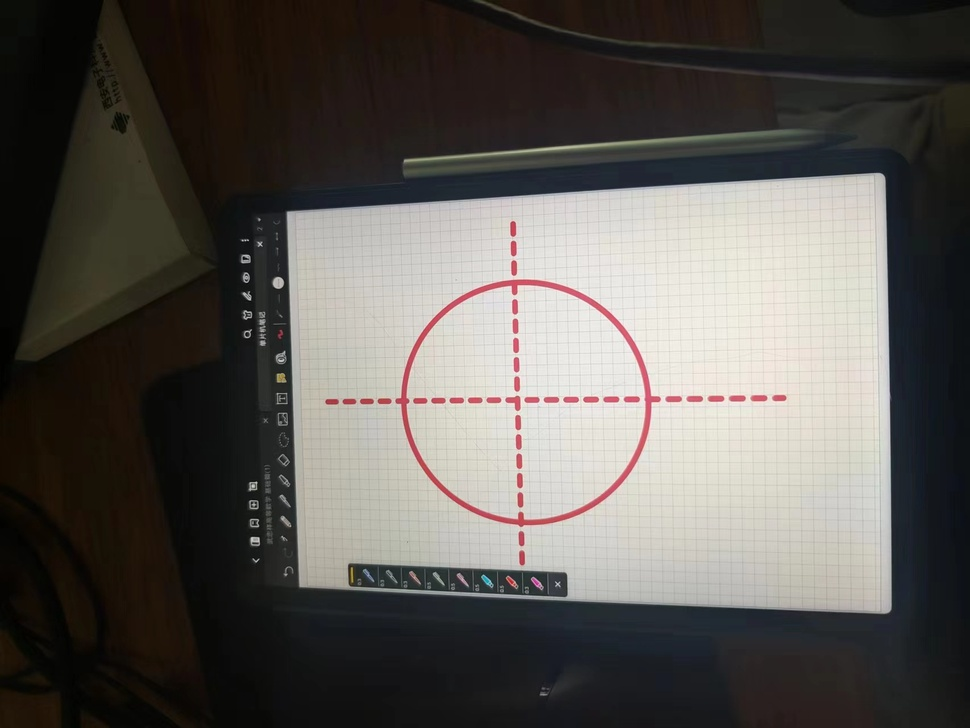
#> input picture test/default.jpeg, 970 x 728 px, shrunk from 1706 x 1280 before the run, given in place of the camera
$ python Target_Detect.py
#> lines starting #> are read from the running program, lines starting #| are printed output that depends on the picture; after the words box and inside, x2 and y2 are one past the last pixel; in counts of white or black regions, pixels touching at a corner belong together
import cv2
import numpy as np

# 创建回调函数，用于Trackbar的调整
def update_dp(x):
    pass

def update_minDist(x):
    pass

def update_param1(x):
    pass

def update_param2(x):
    pass

def update_minRadius(x):
    pass

def update_maxRadius(x):
    pass

# 打开摄像头
cap = cv2.VideoCapture(2)
cap.set(cv2.CAP_PROP_FPS, 30)

# 创建窗口
cv2.namedWindow('Target Detection')

# 创建Trackbar，用于调整靶心检测的参数
cv2.createTrackbar('dp', 'Target Detection', 1, 10, update_dp)
cv2.createTrackbar('minDist', 'Target Detection', 10, 200, update_minDist)
cv2.createTrackbar('param1', 'Target Detection', 10, 200, update_param1)
cv2.createTrackbar('param2', 'Target Detection', 10, 200, update_param2)
cv2.createTrackbar('minRadius', 'Target Detection', 1, 100, update_minRadius)
cv2.createTrackbar('maxRadius', 'Target Detection', 100, 300, update_maxRadius)

while True:
    # 读取视频帧
    ret, frame = cap.read()
#> frame is the input picture: shape (728, 970, 3); mean B, G, R 83.7, 87.9, 91.3

    # 将图像转换为灰度
    gray = cv2.cvtColor(frame, cv2.COLOR_BGR2GRAY)

    # 显示灰度图像以进行调试
    cv2.imshow('Gray Image', gray)

    # 使用Canny边缘检测进行预处理
    edges = cv2.Canny(gray, 50, 150, apertureSize=3)
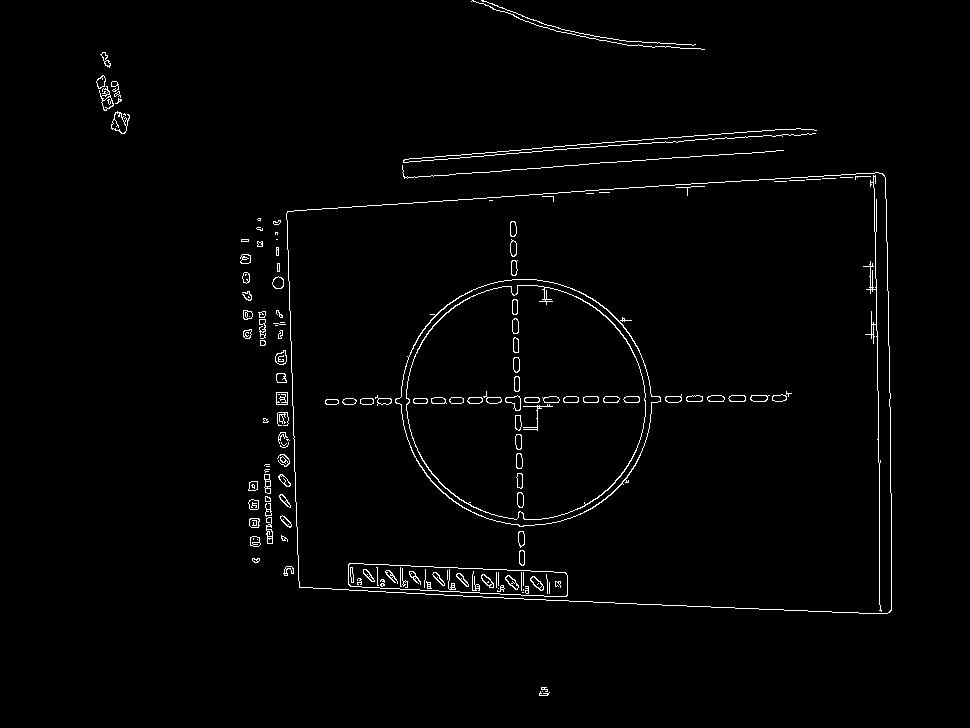
#> edges: shape (728, 970); 1.6% white in thin lines or dots, all inside (x1, y1, x2, y2) = (96, 0, 892, 696)

    # 获取Trackbar的当前值
    dp = cv2.getTrackbarPos('dp', 'Target Detection')
    minDist = cv2.getTrackbarPos('minDist', 'Target Detection')
    param1 = cv2.getTrackbarPos('param1', 'Target Detection')
    param2 = cv2.getTrackbarPos('param2', 'Target Detection')
    minRadius = cv2.getTrackbarPos('minRadius', 'Target Detection')
    maxRadius = cv2.getTrackbarPos('maxRadius', 'Target Detection')

    # 执行霍夫圆检测
    circles = cv2.HoughCircles(edges, cv2.HOUGH_GRADIENT, dp=dp, minDist=minDist, param1=param1, param2=param2, minRadius=minRadius, maxRadius=maxRadius)
#> circles = 1421 rows, first 8: [393.5, 493.5, 99.4], [422.5, 496.5, 99.4], [365.5, 494.5, 97.2], [342.5, 496.5, 93.9], [435.5, 495.5, 99.4], [472.5, 497.5, 99.4], [490.5, 498.5, 99.4], [354.5, 493.5, 97.2]

    if circles is not None:
        circles = np.uint16(np.around(circles))
#> circles = 1421 rows, first 8: [394, 494, 99], [422, 496, 99], [366, 494, 97], [342, 496, 94], [436, 496, 99], [472, 498, 99], [490, 498, 99], [354, 494, 97]
        for circle in circles[0, :]:
            # 提取圆的中心坐标和半径
            center = (circle[0], circle[1])
            radius = circle[2]
            # 绘制圆
            cv2.circle(frame, center, radius, (0, 255, 0), 2)
#> this loop made 1421 passes
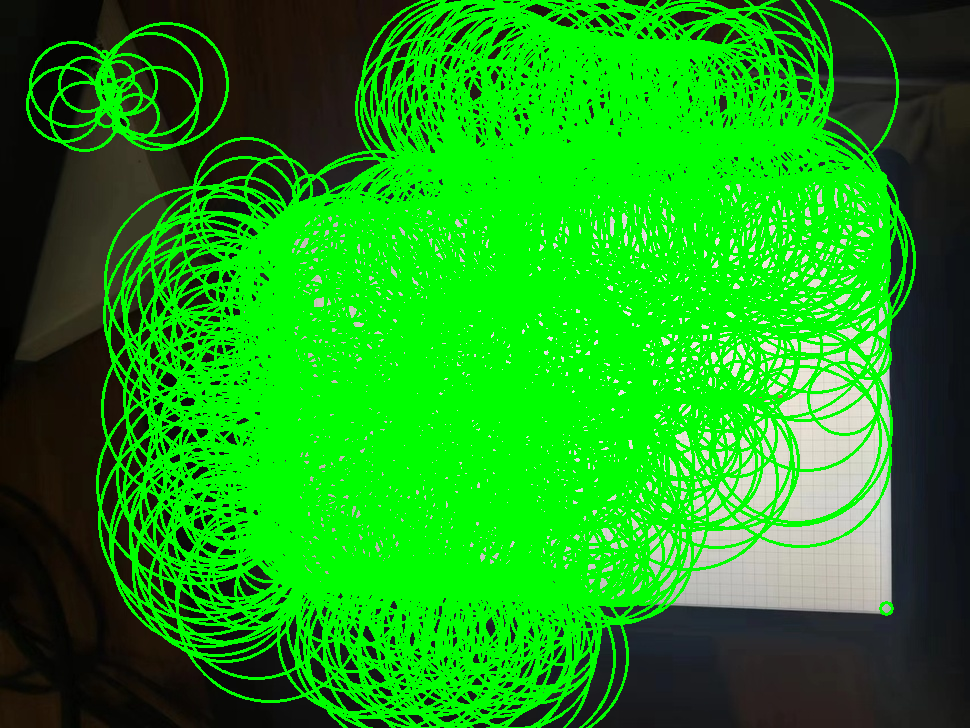
#> frame: shape (728, 970, 3); mean B, G, R 21.9, 157.8, 25.2

    # 显示结果
    cv2.imshow('Target Detection', frame)

    # 检查是否按下 'q' 键来退出循环
    if cv2.waitKey(1) & 0xFF == ord('q'):
#> (key q is pressed here)
        break

# 释放摄像头资源和关闭窗口
cap.release()
cv2.destroyAllWindows()

$ run again, on test/far.jpeg
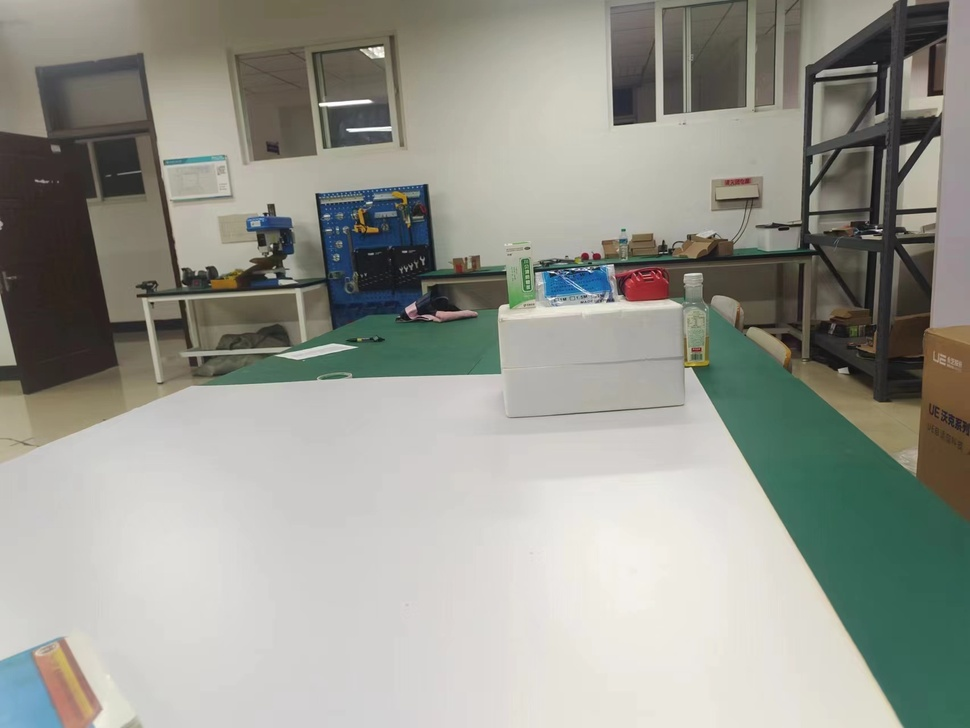
#> input picture test/far.jpeg, 970 x 728 px, shrunk from 1706 x 1280 before the run, given in place of the camera
#> frame is the input picture: shape (728, 970, 3); mean B, G, R 143.9, 152.4, 151.2
#> `edges = cv2.Canny(gray, 50, 150, apertureSize=3)`:
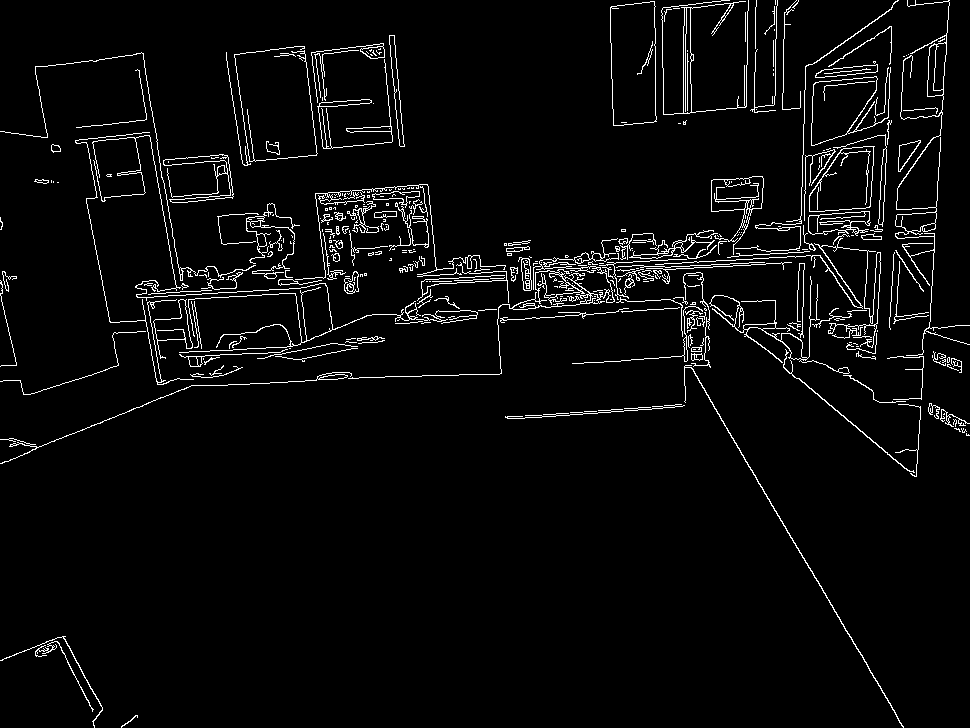
#> edges: shape (728, 970); 3.9% white in thin lines or dots
#> `circles = cv2.HoughCircles(edges, cv2.HOUGH_GRADIENT, dp=dp, minDist=m..`: circles = 2124 rows, first 8: [231.5, 255.5, 99.4], [772.5, 158.5, 99.4], [777.5, 342.5, 88.4], [258.5, 201.5, 95], [189.5, 255.5, 99.4], [785.5, 128.5, 99.4], [222.5, 306.5, 79.6], [786.5, 288.5, 93.9]
#> `circles = np.uint16(np.around(circles))`: circles = 2124 rows, first 8: [232, 256, 99], [772, 158, 99], [778, 342, 88], [258, 202, 95], [190, 256, 99], [786, 128, 99], [222, 306, 80], [786, 288, 94]
#> the loop `for circle in circles[0, :]:` made 2124 passes
#> after the loop `for circle in circles[0, :]:`:
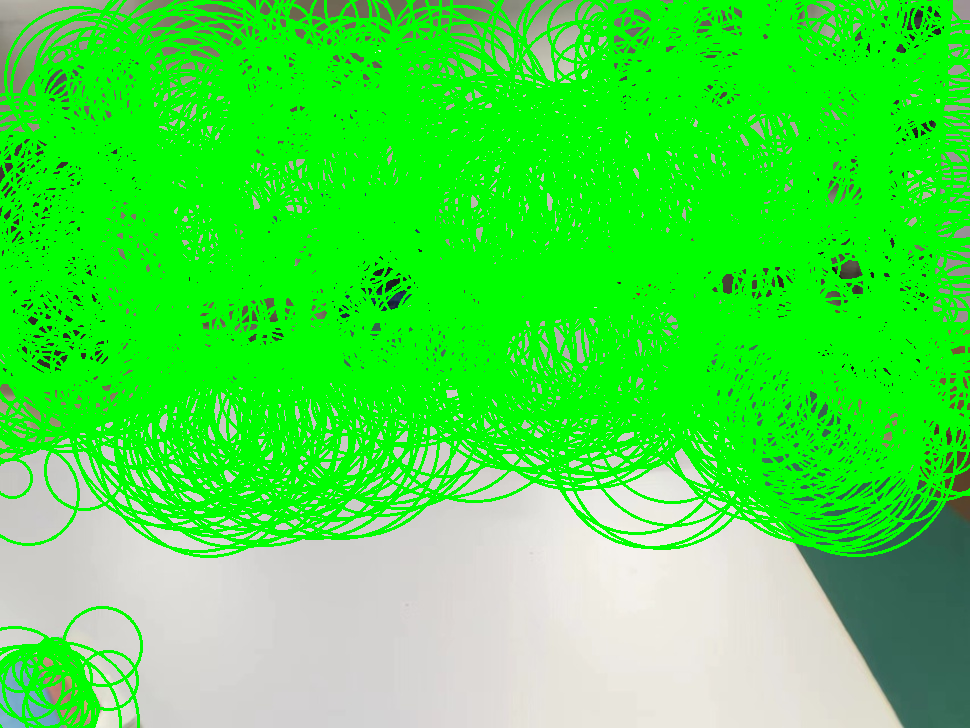
#> frame: shape (728, 970, 3); mean B, G, R 68.1, 230.6, 69.8

$ run again, on test/Noise_salt_and_pepper.png
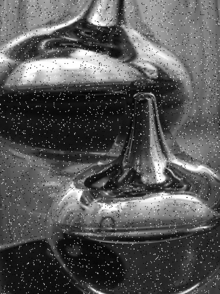
#> input picture test/Noise_salt_and_pepper.png, 220 x 294 px, given in place of the camera
#> frame is the input picture: shape (294, 220, 3); min 2, max 255, mean 86.8
#> `edges = cv2.Canny(gray, 50, 150, apertureSize=3)`:
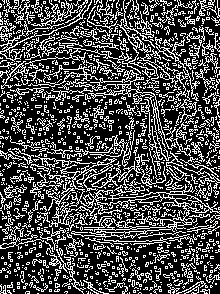
#> edges: shape (294, 220); 29.9% white in thin lines or dots
#> `circles = cv2.HoughCircles(edges, cv2.HOUGH_GRADIENT, dp=dp, minDist=m..`: circles = 390 rows, first 8: [117.5, 124.5, 78.5], [110.5, 104.5, 79.6], [110.5, 132.5, 69.7], [80.5, 106.5, 69.7], [74.5, 126.5, 66.4], [93.5, 150.5, 62], [90.5, 111.5, 56.5], [123.5, 115.5, 53.2]
#> `circles = np.uint16(np.around(circles))`: circles = 390 rows, first 8: [118, 124, 78], [110, 104, 80], [110, 132, 70], [80, 106, 70], [74, 126, 66], [94, 150, 62], [90, 112, 56], [124, 116, 53]
#> the loop `for circle in circles[0, :]:` made 390 passes
#> after the loop `for circle in circles[0, :]:`:
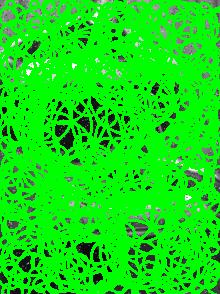
#> frame: shape (294, 220, 3); mean B, G, R 15.5, 221.5, 15.5
